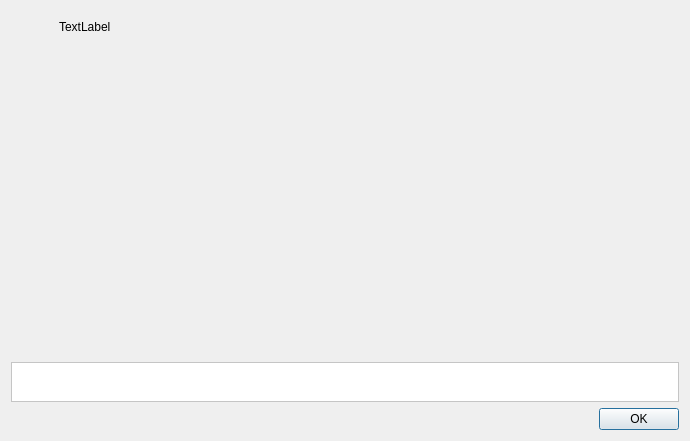
<?xml version="1.0" encoding="UTF-8"?>
<ui version="4.0">
 <class>AboutDialog</class>
 <widget class="QDialog" name="AboutDialog">
  <property name="geometry">
   <rect>
    <x>0</x>
    <y>0</y>
    <width>690</width>
    <height>441</height>
   </rect>
  </property>
  <property name="sizePolicy">
   <sizepolicy hsizetype="Preferred" vsizetype="Preferred">
    <horstretch>0</horstretch>
    <verstretch>0</verstretch>
   </sizepolicy>
  </property>
  <property name="windowTitle">
   <string>Dialog</string>
  </property>
  <layout class="QVBoxLayout" name="verticalLayout_4">
   <property name="spacing">
    <number>6</number>
   </property>
   <item>
    <layout class="QVBoxLayout" name="verticalLayout">
     <property name="spacing">
      <number>10</number>
     </property>
     <item>
      <layout class="QHBoxLayout" name="horizontalLayout_2" stretch="0,1">
       <item>
        <widget class="QFrame" name="frame_2">
         <property name="frameShape">
          <enum>QFrame::NoFrame</enum>
         </property>
         <property name="frameShadow">
          <enum>QFrame::Plain</enum>
         </property>
         <layout class="QVBoxLayout" name="verticalLayout_2">
          <property name="spacing">
           <number>6</number>
          </property>
          <property name="leftMargin">
           <number>0</number>
          </property>
          <property name="topMargin">
           <number>0</number>
          </property>
          <property name="bottomMargin">
           <number>0</number>
          </property>
          <item>
           <widget class="QLabel" name="fugenlogo_label">
            <property name="text">
             <string/>
            </property>
           </widget>
          </item>
          <item>
           <spacer name="verticalSpacer">
            <property name="orientation">
             <enum>Qt::Vertical</enum>
            </property>
            <property name="sizeHint" stdset="0">
             <size>
              <width>20</width>
              <height>40</height>
             </size>
            </property>
           </spacer>
          </item>
         </layout>
        </widget>
       </item>
       <item>
        <widget class="QFrame" name="frame_3">
         <property name="frameShape">
          <enum>QFrame::NoFrame</enum>
         </property>
         <property name="frameShadow">
          <enum>QFrame::Plain</enum>
         </property>
         <layout class="QVBoxLayout" name="verticalLayout_5">
          <property name="spacing">
           <number>0</number>
          </property>
          <property name="margin">
           <number>0</number>
          </property>
          <item>
           <widget class="QScrollArea" name="scrollArea">
            <property name="frameShape">
             <enum>QFrame::NoFrame</enum>
            </property>
            <property name="widgetResizable">
             <bool>true</bool>
            </property>
            <widget class="QWidget" name="scrollAreaWidgetContents">
             <property name="geometry">
              <rect>
               <x>0</x>
               <y>0</y>
               <width>633</width>
               <height>330</height>
              </rect>
             </property>
             <layout class="QVBoxLayout" name="verticalLayout_3">
              <item>
               <widget class="QLabel" name="fugendesc_label">
                <property name="text">
                 <string>TextLabel</string>
                </property>
                <property name="alignment">
                 <set>Qt::AlignJustify|Qt::AlignTop</set>
                </property>
                <property name="wordWrap">
                 <bool>true</bool>
                </property>
               </widget>
              </item>
             </layout>
            </widget>
           </widget>
          </item>
         </layout>
        </widget>
       </item>
      </layout>
     </item>
     <item>
      <widget class="QFrame" name="frame">
       <property name="palette">
        <palette>
         <active>
          <colorrole role="Base">
           <brush brushstyle="SolidPattern">
            <color alpha="255">
             <red>255</red>
             <green>255</green>
             <blue>255</blue>
            </color>
           </brush>
          </colorrole>
          <colorrole role="Window">
           <brush brushstyle="SolidPattern">
            <color alpha="255">
             <red>255</red>
             <green>255</green>
             <blue>255</blue>
            </color>
           </brush>
          </colorrole>
         </active>
         <inactive>
          <colorrole role="Base">
           <brush brushstyle="SolidPattern">
            <color alpha="255">
             <red>255</red>
             <green>255</green>
             <blue>255</blue>
            </color>
           </brush>
          </colorrole>
          <colorrole role="Window">
           <brush brushstyle="SolidPattern">
            <color alpha="255">
             <red>255</red>
             <green>255</green>
             <blue>255</blue>
            </color>
           </brush>
          </colorrole>
         </inactive>
         <disabled>
          <colorrole role="Base">
           <brush brushstyle="SolidPattern">
            <color alpha="255">
             <red>255</red>
             <green>255</green>
             <blue>255</blue>
            </color>
           </brush>
          </colorrole>
          <colorrole role="Window">
           <brush brushstyle="SolidPattern">
            <color alpha="255">
             <red>255</red>
             <green>255</green>
             <blue>255</blue>
            </color>
           </brush>
          </colorrole>
         </disabled>
        </palette>
       </property>
       <property name="autoFillBackground">
        <bool>true</bool>
       </property>
       <property name="frameShape">
        <enum>QFrame::StyledPanel</enum>
       </property>
       <property name="frameShadow">
        <enum>QFrame::Plain</enum>
       </property>
       <layout class="QHBoxLayout" name="horizontalLayout">
        <property name="spacing">
         <number>10</number>
        </property>
        <property name="leftMargin">
         <number>0</number>
        </property>
        <item>
         <spacer name="horizontalSpacer_3">
          <property name="orientation">
           <enum>Qt::Horizontal</enum>
          </property>
          <property name="sizeHint" stdset="0">
           <size>
            <width>40</width>
            <height>20</height>
           </size>
          </property>
         </spacer>
        </item>
        <item>
         <widget class="QLabel" name="solthis_logo_label">
          <property name="text">
           <string/>
          </property>
         </widget>
        </item>
        <item>
         <widget class="QLabel" name="ulss_logo_label">
          <property name="text">
           <string/>
          </property>
         </widget>
        </item>
        <item>
         <widget class="QLabel" name="initiative_logo_label">
          <property name="text">
           <string/>
          </property>
         </widget>
        </item>
        <item>
         <widget class="QLabel" name="gnugplv3_logo_label">
          <property name="text">
           <string/>
          </property>
         </widget>
        </item>
        <item>
         <spacer name="horizontalSpacer_2">
          <property name="orientation">
           <enum>Qt::Horizontal</enum>
          </property>
          <property name="sizeHint" stdset="0">
           <size>
            <width>40</width>
            <height>20</height>
           </size>
          </property>
         </spacer>
        </item>
       </layout>
      </widget>
     </item>
    </layout>
   </item>
   <item>
    <layout class="QHBoxLayout" name="horizontalLayout_3">
     <item>
      <spacer name="horizontalSpacer">
       <property name="orientation">
        <enum>Qt::Horizontal</enum>
       </property>
       <property name="sizeHint" stdset="0">
        <size>
         <width>40</width>
         <height>20</height>
        </size>
       </property>
      </spacer>
     </item>
     <item>
      <widget class="QDialogButtonBox" name="buttonBox">
       <property name="orientation">
        <enum>Qt::Horizontal</enum>
       </property>
       <property name="standardButtons">
        <set>QDialogButtonBox::Ok</set>
       </property>
      </widget>
     </item>
    </layout>
   </item>
  </layout>
 </widget>
 <resources/>
 <connections>
  <connection>
   <sender>buttonBox</sender>
   <signal>accepted()</signal>
   <receiver>AboutDialog</receiver>
   <slot>accept()</slot>
   <hints>
    <hint type="sourcelabel">
     <x>248</x>
     <y>254</y>
    </hint>
    <hint type="destinationlabel">
     <x>157</x>
     <y>274</y>
    </hint>
   </hints>
  </connection>
  <connection>
   <sender>buttonBox</sender>
   <signal>rejected()</signal>
   <receiver>AboutDialog</receiver>
   <slot>reject()</slot>
   <hints>
    <hint type="sourcelabel">
     <x>316</x>
     <y>260</y>
    </hint>
    <hint type="destinationlabel">
     <x>286</x>
     <y>274</y>
    </hint>
   </hints>
  </connection>
 </connections>
</ui>
